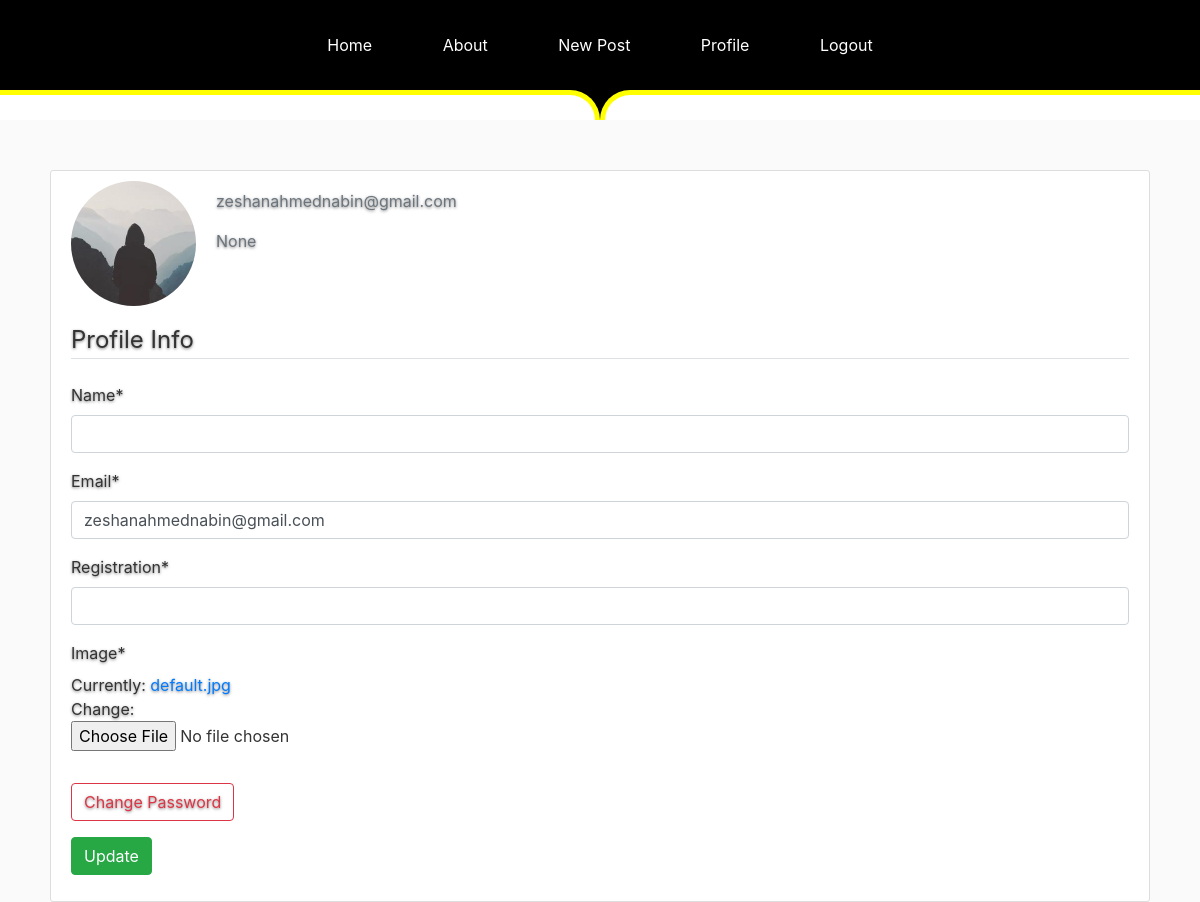
Page /profile/ (signed in) on the earlier database version.
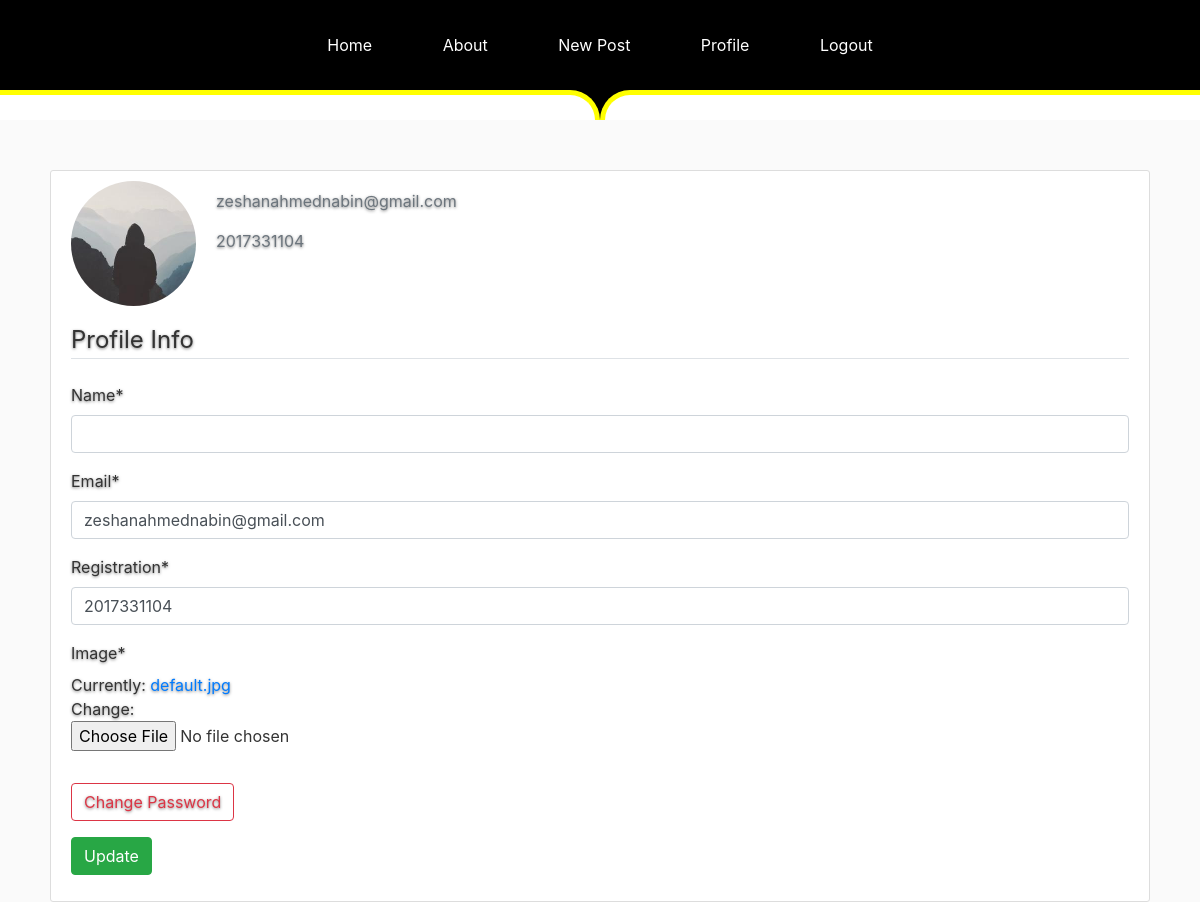
Same page on the later database version.
### users/models.py (models this page shows, shortened)
class CustomUser(AbstractUser):
    username = None
    name = models.CharField('Name',max_length=300,unique=False, blank=False,null=False)
    email = models.EmailField(_('email address'), unique=True)
    registration = models.IntegerField(null=True)
    USERNAME_FIELD = 'email'
    REQUIRED_FIELDS = ['registration']
    objects = CustomUserManager()

class Profile(models.Model):
    user = models.OneToOneField(CustomUser, on_delete=models.CASCADE)
    image = models.ImageField(default='default.jpg', upload_to='profile_pics')

### users/views.py (the view)
# urls.py: path('profile/', user_views.profile, name='profile'),
@login_required
def profile(request):
    if request.method == 'POST':
        u_form = UserUpdateForm(request.POST, instance=request.user)
        prf = Profile.objects.get(user = request.user)
        p_form = ProfileUpdateForm(request.POST, request.FILES, instance = prf)
        if u_form.is_valid() and p_form.is_valid():
            u_form.save()
            p_form.save()
            messages.success(request, "Your account has been updated!")
            return redirect('profile')
    else:
        u_form = UserUpdateForm(instance=request.user)
        prf = Profile.objects.get(user = request.user)
        p_form = ProfileUpdateForm(request.POST, request.FILES, instance = prf)
    context = {
        'u_form': u_form,
        'p_form': p_form
    }
    return render(request, 'users/profile.html', context)

### users/forms.py
class UserUpdateForm(forms.ModelForm):
    email = forms.EmailField()
    class Meta:
        model = CustomUser
        fields = ['name', 'email','registration']

class ProfileUpdateForm(forms.ModelForm):
    class Meta:
        model = Profile
        fields = ['image']

### users/templates/users/profile.html (shortened to what this page needs)
{% extends "blog/base.html" %}
{% load crispy_forms_tags %}
{% block content %}
<div class="content-section" style="width:1100px; margin:0 auto;">
    <div class="media">
        <img class="rounded-circle account-img" src="{{ user.profile.image.url }}">
        <div class="media-body">
            <p class="text-secondary">{{ user.email }}</p>
            <p class="text-secondary">{{ user.registration }}</p>
        </div>
    </div>
    <form method="POST" enctype="multipart/form-data">
        <fieldset class="form-group">
            <legend class="border-bottom mb-4">Profile Info</legend>
            {{ u_form|crispy }}
            {{ p_form|crispy }}
        </fieldset>
        <div class="form-group">
                <a href="{% url 'password_change' %}" class="btn btn-outline-danger" role="button">Change Password</a>
        </div>
        <div class="form-group">
            <button class="btn btn-success" type="submit">Update</button>
        </div>
    </form>
</div>
{% endblock content %}

### blog/templates/blog/base.html (shortened to what this page needs)
{% load static %}
{% load bootstrap4 %}
{% bootstrap_css %}
<!DOCTYPE html>
<html>
<head>
  <link rel="stylesheet" href="css/style.css">
  <link rel="stylesheet" href="https://maxcdn.bootstrapcdn.com/bootstrap/4.0.0-beta.2/css/bootstrap.min.css">
  <link rel="stylesheet" href="https://use.fontawesome.com/releases/v5.6.3/css/all.css"
>
  <link rel="stylesheet" href="//cdn.jsdelivr.net/npm/medium-editor@latest/dist/css/medium-editor.min.css"
    type="text/css" media="screen" charset="utf-8">
    <link rel="stylesheet" type="text/css" href="{% static 'css/main.css' %}">
    <link rel="stylesheet" type="text/css" href="{% static 'css/nav.css' %}">
  <link rel="stylesheet" type="text/css" href="http://code.jquery.com/ui/1.10.3/themes/smoothness/jquery-ui.css" />
</head>
  <body>
    <header>
    <nav class="navbar navbar-expand-lg">
        <div class="collapse navbar-collapse" id="navbar-content">
          <ul class="navbar-nav">
            <li class="nav-item">
            <a class="nav-link" href="{% url 'index' %}">Home</a>
          </li>
          <li class="nav-item">
            <a class="nav-link" href="{% url 'about' %}">About</a>
          </li>
          {% if user.is_authenticated %}
          <li class="nav-item">
            <a class="nav-link" href="{% url 'post_create' %}">New Post</a>
          </li>
          <li class="nav-item">
            <a class="nav-link" href="{% url 'profile' %}">Profile</a>
          </li>
          <li class="nav-item">
            <a class="nav-link" href="{% url 'logout' %}">Logout</a>
          </li>
          {% endif %}
        </ul>
      </div>
    </nav>
    <div class="box">
        <div class="box-1"></div>
        <div class="box-2"></div>
      </div>
    </header>
    <main role="main" class="container">
      <div class="row">
        <div class="col">
          {% block content %}{% endblock %}
        </div>
      </div>
    </main>
  </body>
</html>

### web/static/css/style.css (style rules this page uses)
a, a:focus, a:hover { color: #000; }
html, body { height: 100%; background-color: #000; }
body { color: #000; text-align: center; text-shadow: 0 1px 3px rgba(0,0,0,.5); }

### web/static/css/main.css (style rules this page uses)
body { background: #fafafa; color: #333333; margin-top: 5rem; }
ul { margin: 0; }
.content-section { background: #ffffff; padding: 10px 20px; border: 1px solid #dddddd; border-radius: 3px; margin-bottom: 20px; }
.account-img { height: 125px; width: 125px; margin-right: 20px; margin-bottom: 16px; }

### web/static/css/nav.css (style rules this page uses)
body { margin:0; padding:0; }
.navbar { background-color:#000; }
.navbar { position: relative; min-height: 50px; margin-bottom: 0px; border: 1px solid transparent; }
nav { height:90px; }
.navbar-nav { margin:auto; }
.nav-link { margin:10px 25px; color:#fff; }
.navbar-nav { float:none; margin:0 auto; display: block; text-align: center; }
.navbar-nav > li { display: inline-block; float:none; }
.box { width:100%; height:30px; background-color:#000; position:relative; margin-bottom: 50px; }
.box-1 { width:50%; background-color:#fff; height:100%; border-radius:0px 40px 0px 0px; border-top:5px solid yellow; border-right:5px solid yellow; }
.box-2 { position:absolute; background-color:#fff; height:100%; width:50%; right:0; top:0; border-radius:40px 0px 0px 0px; border-top:5px solid yellow; border-left:5px solid yellow; }

Differences in the rows shown:
changed CustomUser "zeshanahmednabin@gmail.com": registration "None" → "2017331104"; registration (not shown) → "2017331104"
